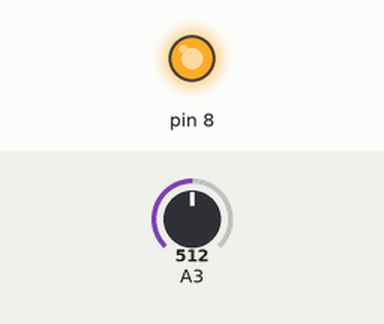
Recording of a sketch running on a simulated Arduino Uno, built with avr-gcc and run on an emulated ATmega328P. Shown: output pins drawn as LEDs (lit = HIGH). The test bench sets the inputs (shaded band); at power-on: A3 = 512.

Above: at 0.1 s.
Timing chart, 0 to 1.6 s (numbered marks = the images above):
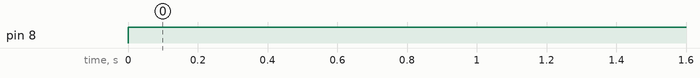

Measured:
- by itself, pin 8: LOW → HIGH at 0.00 s

The sketch:

photodiode.ino
```cpp
int sensorValue;
void setup() {
  pinMode(8, OUTPUT);
}

void loop() {
  sensorValue = analogRead(A3);
  if (sensorValue >= 512)
  digitalWrite(8, HIGH);
  delay(2);
}
```
